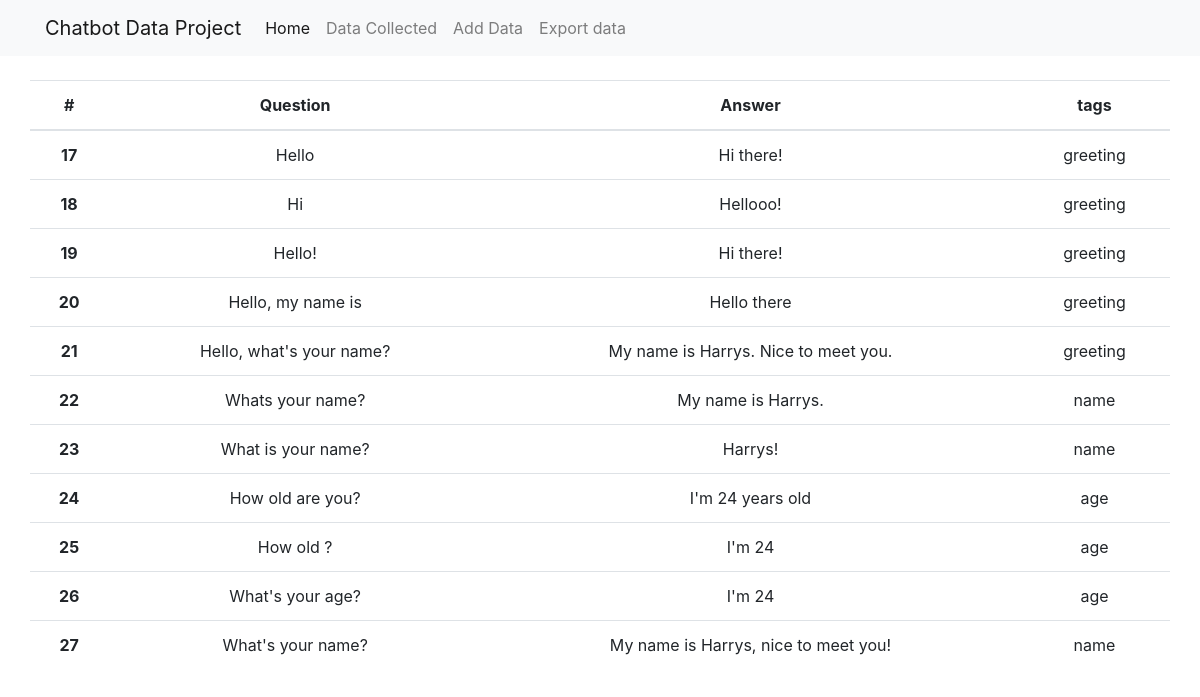
The page /collected-data on the database its author committed.
### main/models.py (models this page shows, shortened)
class Question(models.Model):
    class Meta:
        db_table = "question"
        verbose_name = "question"
        verbose_name_plural = "questions"
    tags = models.ManyToManyField(Tag)
    question = models.TextField(blank=False, null=False)
    answer = models.TextField(blank=False, null=False)
    created_date = models.DateTimeField(auto_now_add=True)
    modified_date = models.DateTimeField(auto_now=True)
    def tags_as_str(self):
        return "-".join([t.name for t in self.tags.all()])

class Tag(models.Model):
    class Meta:
        db_table = 'tag'
        verbose_name = "tag"
        verbose_name_plural = "tags"
    name = models.CharField(max_length=128, blank=False, null=False)
    description = models.TextField(blank=True)
    created_date = models.DateTimeField(auto_now_add=True)
    modified_date = models.DateTimeField(auto_now=True)

### main/views.py (the view)
# urls.py: path('collected-data',  views.collected_data, name="collected_data"),
def collected_data(request):
    questions = models.Question.objects.all()
    context = {
        "questions": questions,
    }
    return render(request, "main/collected-data.html", context)

### templates/main/collected-data.html (shortened to what this page needs)
{% extends "base.html" %}
{% block content %}
<div class="container mt-4" style="overflow-y: scroll; max-height: 70%;">
    <div class="h-100 row align-items-center text-center">
        <table class="table bg-white text-center">
            <thead>
                <tr>
                    <th scope="col">#</th>
                    <th scope="col">Question</th>
                    <th scope="col">Answer</th>
                    <th scope="col">tags</th>
                </tr>
            </thead>
            <tbody>
                {% for q in questions %}
                <tr>
                    <th scope="row">{{q.id}}</th>
                    <td>{{q.question}}</td>
                    <td>{{q.answer}}</td>
                    <td>{{q.tags_as_str}} </td>
                </tr>
                {% endfor %}
            </tbody>
        </table>
    </div>
</div>
{% endblock %}

### templates/base.html (shortened to what this page needs)
{% load static %}
<!DOCTYPE html>
<html>
<head>
    {% include 'css.html' %}
</head>
<body>
    <nav class="navbar navbar-expand-lg navbar-light bg-light">
        <div class="container">
            <a class="navbar-brand" href="#">Chatbot Data Project</a>
            <div class="collapse navbar-collapse" id="navbarNav">
                <ul class="navbar-nav mr-auto">
                    <li class="nav-item active">
                        <a class="nav-link" href="{% url 'index' %}">Home <span class="sr-only">(current)</span></a>
                    </li>
                    <li class="nav-item">
                        <a class="nav-link" href="{% url 'collected_data' %}">Data Collected</a>
                    </li>
                    <li class="nav-item">
                        <a class="nav-link" href="{% url 'add_data' %}">Add Data</a>
                    </li>
                    <li class="nav-item">
                        <a class="nav-link" href="{% url 'export_data' %}">Export data</a>
                    </li>
                </ul>
            </div>
        </div>
    </nav>
    {% block content %}
    {% endblock %}
</body>
</html>

### templates/css.html (shortened to what this page needs)
{% load static %}
<link href="{% static 'assets/css/main.css' %}" rel="stylesheet">
<link rel="stylesheet" href="https://stackpath.bootstrapcdn.com/bootstrap/4.3.1/css/bootstrap.min.css"
>

### static/assets/css/main.css (style rules this page uses)
body,html { background-image: url(https://images.unsplash.com/photo-1514805081229-07bc65454fd6?ixlib=rb-1.2.1&ixid=MXwxMjA3fDB8MHxwaG90by1wYWdlfHx8fGVufDB8fHw%3D&auto=format&fit=crop&w=1400&q=80); background-repeat: no-repeat; background-size: cover; height: 100%; background-position: center; }
body { position: relative; }

### rows shown on the page
Question: id "17", question "Hello", answer "Hi there!", tags_as_str "greeting"
Question: id "18", question "Hi", answer "Hellooo!", tags_as_str "greeting"
Question: id "19", question "Hello!", answer "Hi there!", tags_as_str "greeting"
Question: id "20", question "Hello, my name is", answer "Hello there", tags_as_str "greeting"
Question: id "21", question "Hello, what's your name?", answer "My name is Harrys. Nice to meet you.", tags_as_str "greeting"
Question: id "22", question "Whats your name?", answer "My name is Harrys.", tags_as_str "name"
Question: id "23", question "What is your name?", answer "Harrys!", tags_as_str "name"
Question: id "24", question "How old are you?", answer "I'm 24 years old", tags_as_str "age"
Question: id "25", question "How old ?", answer "I'm 24", tags_as_str "age"
Question: id "26", question "What's your age?", answer "I'm 24", tags_as_str "age"
Question: id "27", question "What's your name?", answer "My name is Harrys, nice to meet you!", tags_as_str "name"
